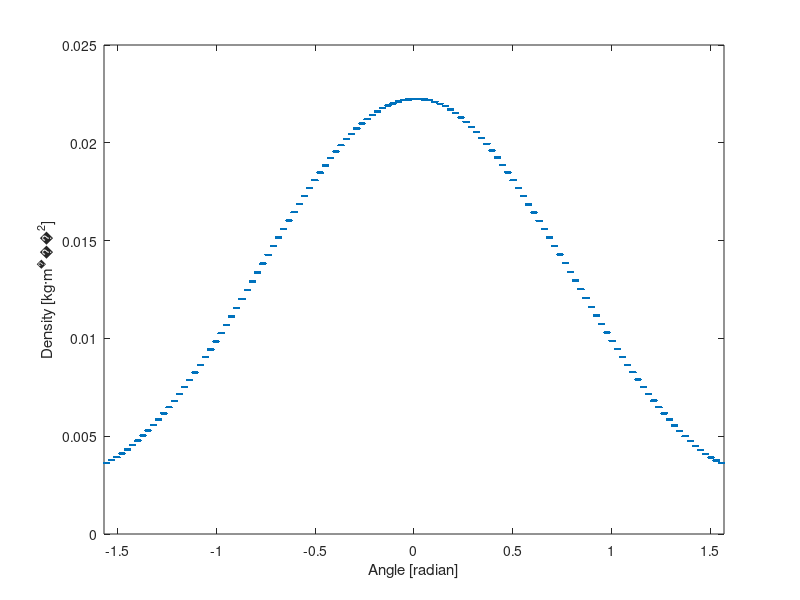
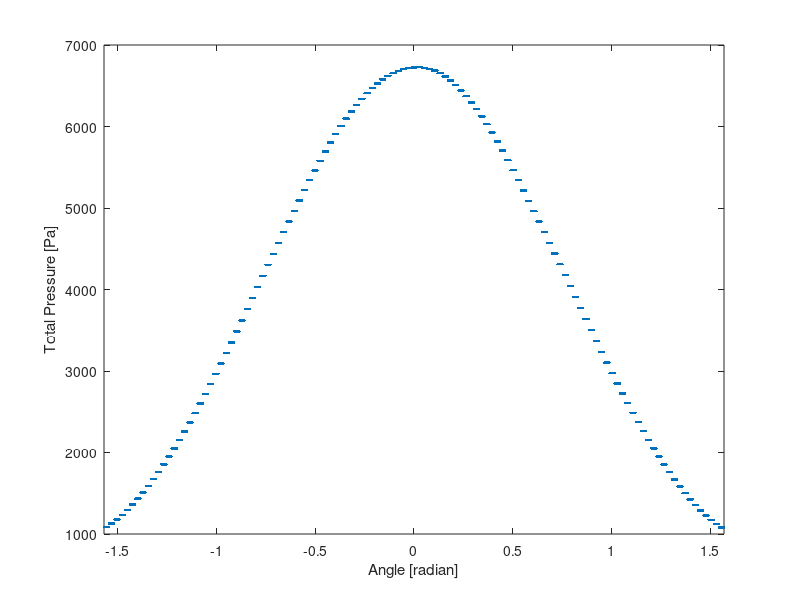

Source code (MATLAB) for these figures, in order: (Note: this script raises an error after producing the figures.)
%Matlab script

% Plot the Density at the wall
D=importdata('Density_Wall.dat');
x_d = D.data(:,1);
angle = linspace(-pi/2,pi/2,length(x_d));
d = D.data(:,4);

figure(1)
plot(angle,d,'.')
ylabel('Density [kg·m^−^2]')
xlabel('Angle [radian]')
xlim([-pi/2 pi/2])



P=importdata('TotalPressure_Wall.dat');
x_p = P.data(:,1);
angle = linspace(-pi/2,pi/2,length(x_p));
p = P.data(:,4)

figure(2)
plot(angle,p,'.')
ylabel('Total Pressure [Pa]')
xlabel('Angle [radian]')
xlim([-pi/2 pi/2])

%%%%%%%%%%%%%%%%%%%%%%%%%%%%%%%%%%%%%%%%%%
% R E S I D U A L 

R=importdata('residual.dat'); %iteration/ wall time/ residual norm / cfl
x_r = R.data(:,1);
r = R.data(:,3);
cfl = R.data(:,4);

figure(3)
yyaxis left
semilogy(x_r,r,'.')
%ylim([0 10^(10)]) 
ylabel('Residual Norm L_2 (log_1_0 scale) ')
xlabel('Iteration')

yyaxis right
semilogy(x_r, cfl,'.')
%ylim([0 10^(5)])
ylabel('CFL')


